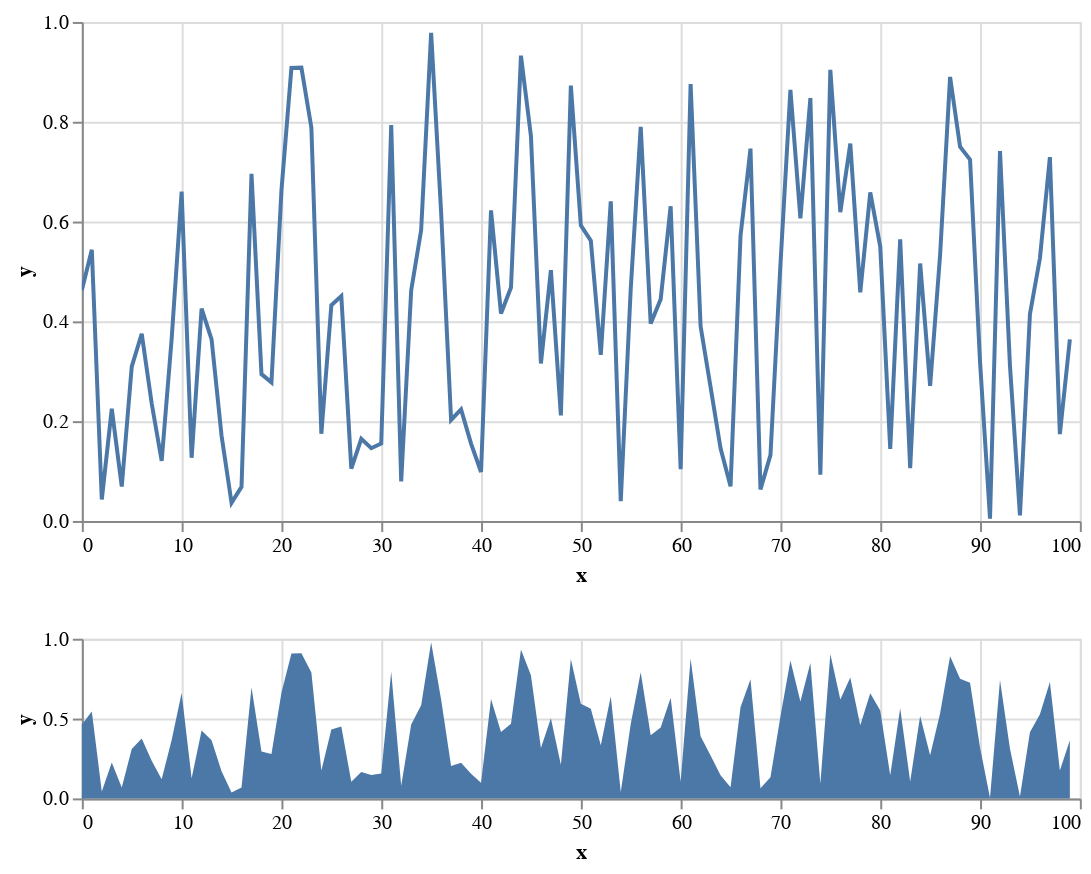

Notebook code for this chart:
### Code cell
brush = alt.selection(
    type='interval', 
    encodings=['x']
)

upper = base.encode(
    alt.X('x', scale=alt.Scale(domain=brush))
).properties(
    width=500, 
    height=250
).mark_line()

lower = base.properties(
    width=500, 
    height=80
).add_selection(brush).mark_area()

upper & lower

### Figure 1 — Vega-Lite specification as saved in the notebook (floating-point values rounded to 4 significant figures)
{"config": {"view": {"continuousWidth": 400, "continuousHeight": 300}}, "vconcat": [{"mark": "line", "encoding": {"x": {"type": "quantitative", "field": "x", "scale": {"domain": {"selection": "selector010"}}}, "y": {"type": "quantitative", "field": "y"}}, "height": 250, "width": 500}, {"mark": "area", "encoding": {"x": {"type": "quantitative", "field": "x"}, "y": {"type": "quantitative", "field": "y"}}, "height": 80, "selection": {"selector010": {"type": "interval", "encodings": ["x"]}}, "width": 500}], "data": {"name": "data-8ddaa78bb72a5cb50689f96de5435dcf"}, "$schema": "https://vega.github.io/schema/vega-lite/v4.8.1.json", "datasets": {"data-8ddaa78bb72a5cb50689f96de5435dcf": [{"x": 0, "y": 0.4624}, {"x": 1, "y": 0.5435}, {"x": 2, "y": 0.04308}, {"x": 3, "y": 0.2248}, {"x": 4, "y": 0.06886}, {"x": 5, "y": 0.3094}, {"x": 6, "y": 0.3753}, {"x": 7, "y": 0.2354}, {"x": 8, "y": 0.1203}, {"x": 9, "y": 0.365}, {"x": 10, "y": 0.6599}, {"x": 11, "y": 0.1266}, {"x": 12, "y": 0.4256}, {"x": 13, "y": 0.3638}, {"x": 14, "y": 0.1706}, {"x": 15, "y": 0.03647}, {"x": 16, "y": 0.06834}, {"x": 17, "y": 0.6956}, {"x": 18, "y": 0.2942}, {"x": 19, "y": 0.2777}, {"x": 20, "y": 0.6621}, {"x": 21, "y": 0.9078}, {"x": 22, "y": 0.9085}, {"x": 23, "y": 0.7882}, {"x": 24, "y": 0.1747}, {"x": 25, "y": 0.4322}, {"x": 26, "y": 0.4508}, {"x": 27, "y": 0.1047}, {"x": 28, "y": 0.1646}, {"x": 29, "y": 0.1458}, {"x": 30, "y": 0.1553}, {"x": 31, "y": 0.7932}, {"x": 32, "y": 0.0791}, {"x": 33, "y": 0.4621}, {"x": 34, "y": 0.5828}, {"x": 35, "y": 0.9781}, {"x": 36, "y": 0.6187}, {"x": 37, "y": 0.2025}, {"x": 38, "y": 0.2236}, {"x": 39, "y": 0.1551}, {"x": 40, "y": 0.09817}, {"x": 41, "y": 0.6225}, {"x": 42, "y": 0.4159}, {"x": 43, "y": 0.4678}, {"x": 44, "y": 0.9324}, {"x": 45, "y": 0.7713}, {"x": 46, "y": 0.3156}, {"x": 47, "y": 0.5027}, {"x": 48, "y": 0.2114}, {"x": 49, "y": 0.8725}, {"x": 50, "y": 0.5925}, {"x": 51, "y": 0.5618}, {"x": 52, "y": 0.3328}, {"x": 53, "y": 0.6404}, {"x": 54, "y": 0.03951}, {"x": 55, "y": 0.4653}, {"x": 56, "y": 0.7899}, {"x": 57, "y": 0.3956}, {"x": 58, "y": 0.4442}, {"x": 59, "y": 0.6307}, {"x": 60, "y": 0.1037}, {"x": 61, "y": 0.8755}, {"x": 62, "y": 0.39}, {"x": 63, "y": 0.2683}, {"x": 64, "y": 0.1457}, {"x": 65, "y": 0.06946}, {"x": 66, "y": 0.5713}, {"x": 67, "y": 0.7461}, {"x": 68, "y": 0.06332}, {"x": 69, "y": 0.1321}, {"x": 70, "y": 0.5136}, {"x": 71, "y": 0.8638}, {"x": 72, "y": 0.6065}, {"x": 73, "y": 0.8473}, {"x": 74, "y": 0.09273}, {"x": 75, "y": 0.904}, {"x": 76, "y": 0.6188}, {"x": 77, "y": 0.7564}, {"x": 78, "y": 0.4581}, {"x": 79, "y": 0.6583}, {"x": 80, "y": 0.5498}, {"x": 81, "y": 0.1444}, {"x": 82, "y": 0.5642}, {"x": 83, "y": 0.1059}, {"x": 84, "y": 0.5159}, {"x": 85, "y": 0.2707}, {"x": 86, "y": 0.5336}, {"x": 87, "y": 0.8898}, {"x": 88, "y": 0.75}, {"x": 89, "y": 0.7241}, {"x": 90, "y": 0.3188}, {"x": 91, "y": 0.00454}, {"x": 92, "y": 0.7413}, {"x": 93, "y": 0.3108}, {"x": 94, "y": 0.01136}, {"x": 95, "y": 0.4142}, {"x": 96, "y": 0.5265}, {"x": 97, "y": 0.7291}, {"x": 98, "y": 0.174}, {"x": 99, "y": 0.3638}]}}
